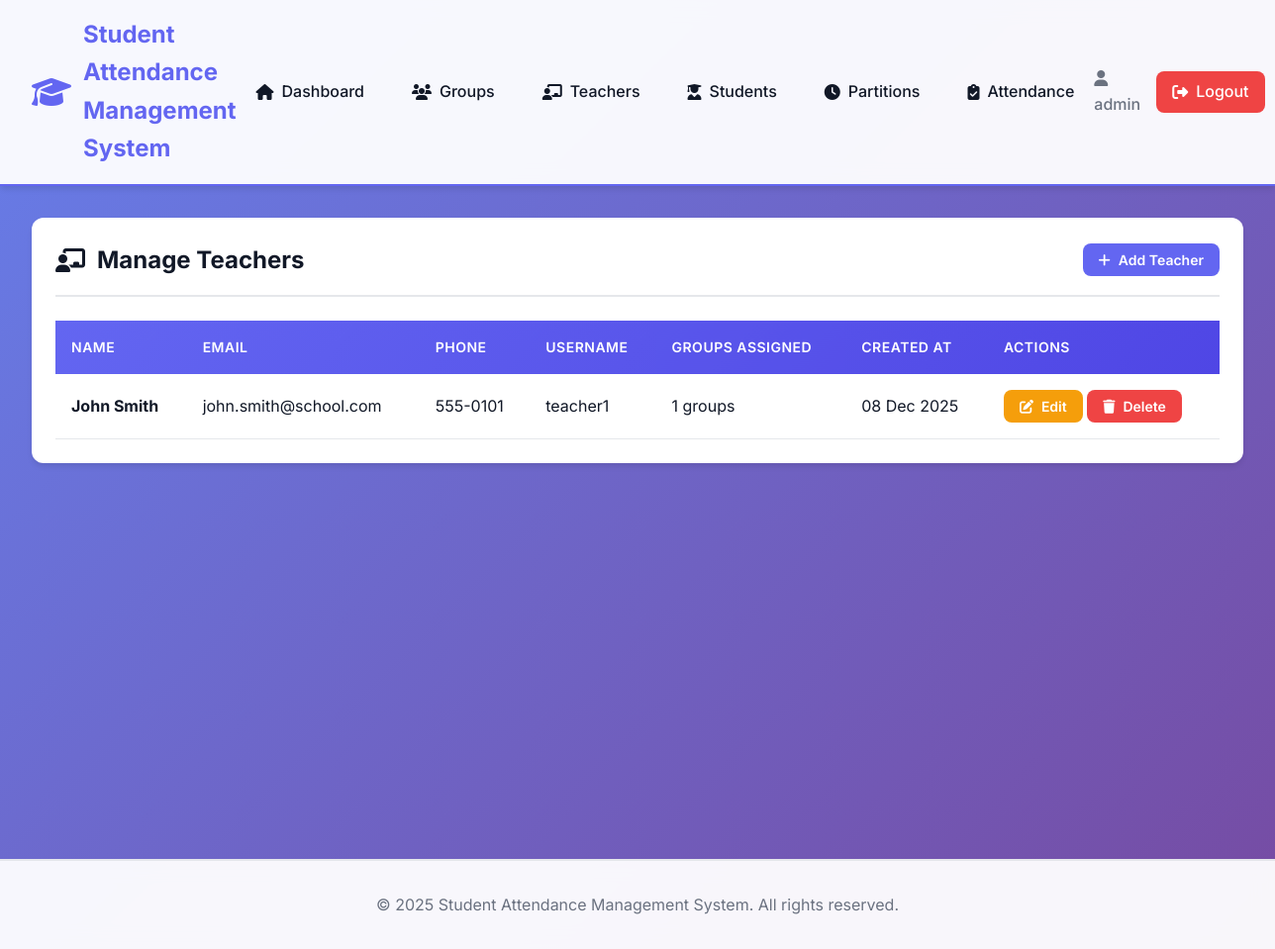
Page /admin/teachers.php (signed in) on the earlier database version.
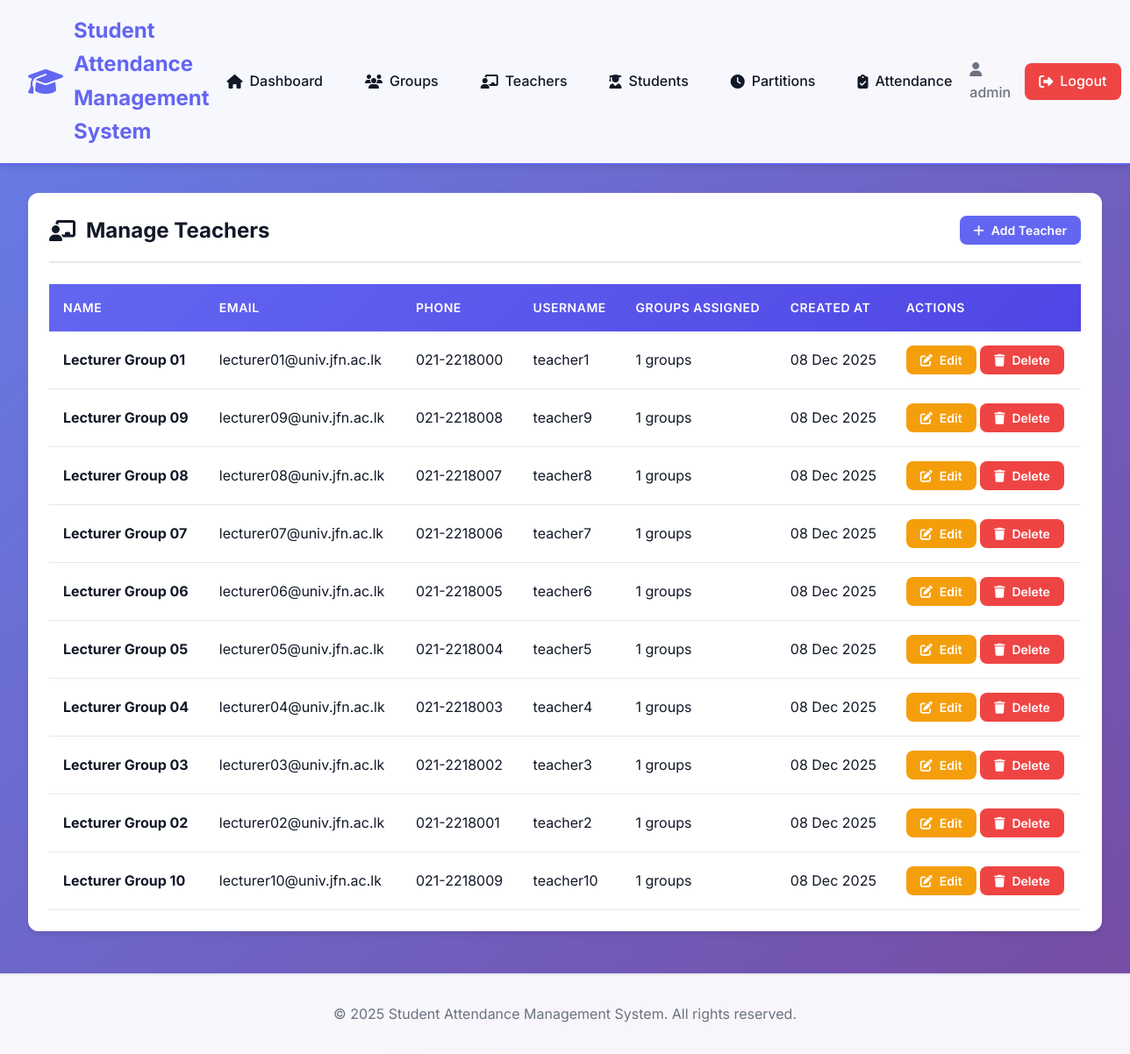
Same page on the later database version.
### tables this page shows
CREATE TABLE teachers (
    id INT AUTO_INCREMENT PRIMARY KEY,
    user_id INT NOT NULL,
    name VARCHAR(100) NOT NULL,
    email VARCHAR(100) UNIQUE NOT NULL,
    phone VARCHAR(20),
    created_at TIMESTAMP DEFAULT CURRENT_TIMESTAMP,
    FOREIGN KEY (user_id) REFERENCES users(id) ON DELETE CASCADE,
    INDEX idx_user_id (user_id)
);

CREATE TABLE users (
    id INT AUTO_INCREMENT PRIMARY KEY,
    username VARCHAR(50) UNIQUE NOT NULL,
    password VARCHAR(255) NOT NULL,
    role ENUM('admin', 'teacher') NOT NULL,
    created_at TIMESTAMP DEFAULT CURRENT_TIMESTAMP,
    INDEX idx_username (username),
    INDEX idx_role (role)
);

### includes/functions.php (called while the page is built, shortened)
<?php
function formatDate($date) {
    return date('d M Y', strtotime($date));
}
?>

### admin/teachers.php (the view, shortened to what this page needs)
<?php
require_once '../includes/header.php';
try {
    $stmt = $pdo->query("
        SELECT t.*, u.username,
               (SELECT COUNT(DISTINCT ga.group_id) FROM group_assignments ga WHERE ga.teacher_id = t.id) as group_count
        FROM teachers t
        JOIN users u ON t.user_id = u.id
        ORDER BY t.created_at DESC
    ");
    $teachers = $stmt->fetchAll();
} catch (PDOException $e) {
    setFlashMessage('danger', 'Error loading teachers.');
    $teachers = [];
}
?>
<div class="card">
    <div class="card-header">
        <h2><i class="fas fa-chalkboard-teacher"></i> Manage Teachers</h2>
        <button onclick="openModal('createTeacherModal')" class="btn btn-primary btn-sm">
            <i class="fas fa-plus"></i> Add Teacher
        </button>
    </div>
    <div class="card-body">
        <?php if (empty($teachers)): ?>
            <p class="text-center" style="color: var(--text-secondary); padding: 2rem;">
                <i class="fas fa-info-circle"></i> No teachers added yet.
            </p>
        <?php else: ?>
            <div class="table-responsive">
                <table id="teachersTable">
                    <thead>
                        <tr>
                            <th>Name</th>
                            <th>Email</th>
                            <th>Phone</th>
                            <th>Username</th>
                            <th>Groups Assigned</th>
                            <th>Created At</th>
                            <th>Actions</th>
                        </tr>
                    </thead>
                    <tbody>
                        <?php foreach ($teachers as $teacher): ?>
                        <tr>
                            <td><strong><?php echo htmlspecialchars($teacher['name']); ?></strong></td>
                            <td><?php echo htmlspecialchars($teacher['email']); ?></td>
                            <td><?php echo htmlspecialchars($teacher['phone']); ?></td>
                            <td><?php echo htmlspecialchars($teacher['username']); ?></td>
                            <td><?php echo $teacher['group_count']; ?> groups</td>
                            <td><?php echo formatDate($teacher['created_at']); ?></td>
                            <td>
                                <button onclick="editTeacher(<?php echo $teacher['id']; ?>, '<?php echo htmlspecialchars($teacher['name'], ENT_QUOTES); ?>', '<?php echo htmlspecialchars($teacher['email'], ENT_QUOTES); ?>', '<?php echo htmlspecialchars($teacher['phone'], ENT_QUOTES); ?>')" class="btn btn-sm btn-warning">
                                    <i class="fas fa-edit"></i> Edit
                                </button>
                                <form method="POST" style="display: inline;" onsubmit="return confirm('Delete this teacher? This will also remove their user account.');">
                                    <button type="submit" class="btn btn-sm btn-danger">
                                        <i class="fas fa-trash"></i> Delete
                                    </button>
                                </form>
                            </td>
                        </tr>
                        <?php endforeach; ?>
                    </tbody>
                </table>
            </div>
        <?php endif; ?>
    </div>
</div>
<?php require_once '../includes/footer.php'; ?>

Differences in the rows shown:
changed teachers "teacher1": name "John Smith" → "Lecturer Group 01"; email "john.smith@school.com" → "lecturer01@univ.jfn.ac.lk"; phone "555-0101" → "021-2218000"
added teachers: name "Lecturer Group 09", email "lecturer09@univ.jfn.ac.lk", phone "021-2218008", user.username "teacher9", group_count "1", created_at "08 Dec 2025"
added teachers: name "Lecturer Group 08", email "lecturer08@univ.jfn.ac.lk", phone "021-2218007", user.username "teacher8", group_count "1", created_at "08 Dec 2025"
added teachers: name "Lecturer Group 07", email "lecturer07@univ.jfn.ac.lk", phone "021-2218006", user.username "teacher7", group_count "1", created_at "08 Dec 2025"
added teachers: name "Lecturer Group 06", email "lecturer06@univ.jfn.ac.lk", phone "021-2218005", user.username "teacher6", group_count "1", created_at "08 Dec 2025"
added teachers: name "Lecturer Group 05", email "lecturer05@univ.jfn.ac.lk", phone "021-2218004", user.username "teacher5", group_count "1", created_at "08 Dec 2025"
added teachers: name "Lecturer Group 04", email "lecturer04@univ.jfn.ac.lk", phone "021-2218003", user.username "teacher4", group_count "1", created_at "08 Dec 2025"
added teachers: name "Lecturer Group 03", email "lecturer03@univ.jfn.ac.lk", phone "021-2218002", user.username "teacher3", group_count "1", created_at "08 Dec 2025"
added teachers: name "Lecturer Group 02", email "lecturer02@univ.jfn.ac.lk", phone "021-2218001", user.username "teacher2", group_count "1", created_at "08 Dec 2025"
added teachers: name "Lecturer Group 10", email "lecturer10@univ.jfn.ac.lk", phone "021-2218009", user.username "teacher10", group_count "1", created_at "08 Dec 2025"
